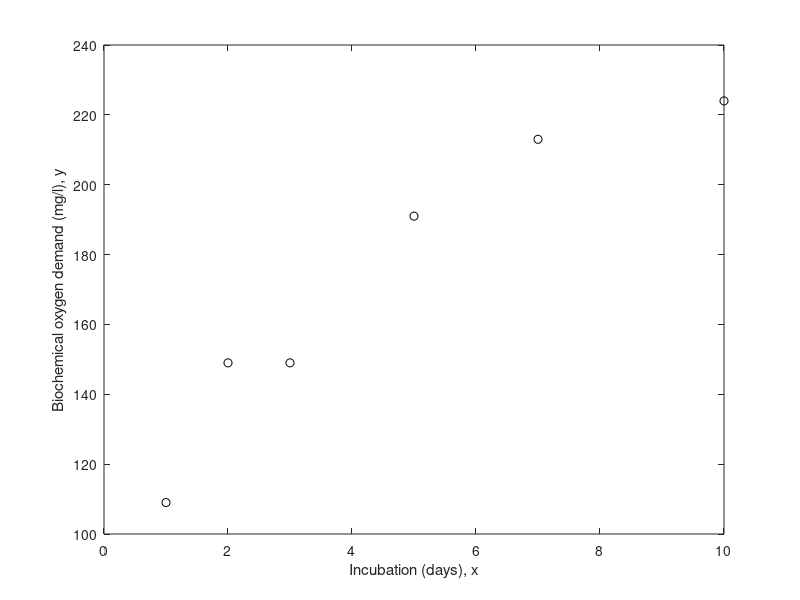

Write MATLAB code to recreate this figure. (Note: this script raises an error after producing the figure.)
%% Weighted Nonlinear Regression
% This example shows how to fit a nonlinear regression model for data with
% nonconstant error variance.
%
% Regular nonlinear least squares algorithms are appropriate when
% measurement errors all have the same variance.  When that assumption is
% not true, it is appropriate to used a weighted fit. This example shows
% how to use weights with the |NonLinearModel.fit| function.

%   Copyright 2005-2012 The MathWorks, Inc.
%   $Revision: 1.1.8.3 $  $Date: 2012/03/05 23:29:14 $

%% Data and Model for the Fit
% We'll use data collected to study water pollution caused by industrial
% and domestic waste.  These data are described in detail in Box, G.P.,
% W.G. Hunter, and J.S. Hunter, Statistics for Experimenters (Wiley, 1978,
% pp. 483-487).  The response variable is biochemical oxygen demand in
% mg/l, and the predictor variable is incubation time in days.
x = [1 2 3 5 7 10]';
y = [109 149 149 191 213 224]';

plot(x,y,'ko');
xlabel('Incubation (days), x'); ylabel('Biochemical oxygen demand (mg/l), y');

%%
% We'll assume that it is known that the first two observations were made
% with less precision than the remaining observations.  They might, for
% example, have been made with a different instrument.  Another common
% reason to weight data is that each recorded observation is actually
% the mean of several measurements taken at the same value of x.  In the
% data here, suppose the first two values represent a single raw
% measurement, while the remaining four are each the mean of 5 raw
% measurements.  Then it would be appropriate to weight by the number of
% measurements that went into each observation.
w = [1 1 5 5 5 5]';

%%
% The model we'll fit to these data is a scaled exponential curve that
% becomes level as x becomes large.
modelFun = @(b,x) b(1).*(1-exp(-b(2).*x));

%%
% Just based on a rough visual fit, it appears that a curve drawn through
% the points might level out at a value of around 240 somewhere in the
% neighborhood of x = 15.  So we'll use 240 as the starting value for b1,
% and since e^(-.5*15) is small compared to 1, we'll use .5 as the starting
% value for b2.
start = [240; .5];

%% Fit the Model without Weights
% The danger in ignoring measurement error is that the fit may be overly
% influenced by imprecise measurements, and may therefore not provide a
% good fit to measurements that are known precisely. Let's fit the data
% without weights and compare it to the points.
nlm = NonLinearModel.fit(x,y,modelFun,start);
xx = linspace(0,12)';
line(xx,predict(nlm,xx),'linestyle','--','color','k')

%% Fit the Model with Weights
% Notice that the fitted curve is pulled toward the first two points, but
% seems to miss the trend of the other points. Let's try repeating the fit
% using weights.
wnlm = NonLinearModel.fit(x,y,modelFun,start,'Weight',w)
line(xx,predict(wnlm,xx),'color','b')

%%
% The estimated population standard deviation in this case describes the
% average variation for a "standard" observation with a weight, or
% measurement precision, of 1.
wnlm.RMSE

%% 
% An important part of any analysis is an estimate of the precision of the
% model fit.  The coefficient display shows standard errors for the
% parameters, but we can also compute confidence intervals for them.
coefCI(wnlm)

%% Estimate the Response Curve
% Next, we'll compute the fitted response values and confidence intervals
% for them. By default, those widths are for pointwise confidence
% bounds for the predicted value, but we will request simultaneous
% intervals for the entire curve.
[ypred,ypredci] = predict(wnlm,xx,'Simultaneous',true);
plot(x,y,'ko', xx,ypred,'b-', xx,ypredci,'b:');
xlabel('x'); ylabel('y');
legend({'Data', 'Weighted fit', '95% Confidence Limits'},'location','SouthEast');
%%
% Notice that the two downweighted points are not fit as well by the curve
% as the remaining points.  That's as you would expect for a weighted fit.
%
% It's also possible to estimate prediction intervals
% for future observations at specified values of x.  Those intervals
% will in effect assume a weight, or measurement precision, of 1.
[ypred,ypredci] = predict(wnlm,xx,'Simultaneous',true,'Prediction','observation');
plot(x,y,'ko', xx,ypred,'b-', xx,ypredci,'b:');
xlabel('x'); ylabel('y');
legend({'Data', 'Weighted fit', '95% Prediction Limits'},'location','SouthEast');

%%
% The absolute scale of the weights actually doesn't affect the parameter
% estimates. Rescaling the weights by any constant would have given us the
% same estimates. But they do affect the confidence bounds, since the
% bounds represent an observation with weight 1. Here you can see that the
% points with higher weight seem too close to the fitted line, compared
% with the confidence limits.
%
% While the |predict| method doesn't allow us to change the weights, it is
% possible for us to do some post-processing and investigate how the curve
% would look for a more precise estimate. Suppose we are interested in a
% new observation that is based on the average of five measurements, just
% like the last four points in this plot. We could reduce the width of the
% intervals by a factor of sqrt(5).

halfwidth = ypredci(:,2)-ypred;
newwidth = halfwidth/sqrt(5);
newci = [ypred-newwidth, ypred+newwidth];
plot(x,y,'ko', xx,ypred,'b-', xx,newci,'r:');
xlabel('x'); ylabel('y');
legend({'Data', 'Weighted fit', 'Limits for weight=5'},'location','SouthEast');


%% Residual Analysis
% In addition to plotting the data and the fit, we'll plot residuals from a
% fit against the predictors, to diagnose any problems with the model.
% The residuals should appear independent and identically distributed but
% with a variance proportional to the inverse of the weights. We can
% standardize this variance to make the plot easier to interpret.
r = wnlm.Residuals.Raw;
plot(x,r.*sqrt(w),'b^');
xlabel('x'); ylabel('Residuals, yFit - y');
%%
% There is some evidence of systematic patterns in this residual plot.  Notice
% how the last four residuals have a linear trend, suggesting that the model
% might not increase fast enough as x increases.  Also, the magnitude of the
% residuals tends to decrease as x increases, suggesting that measurement
% error may depend on x.  These deserve investigation, however, there are so
% few data points, that it's hard to attach significance to these apparent
% patterns.

displayEndOfDemoMessage(mfilename)
